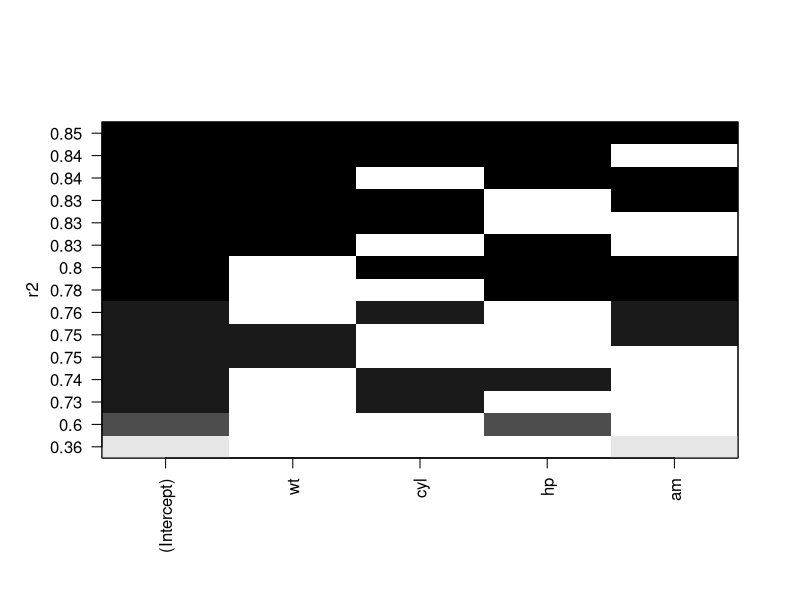
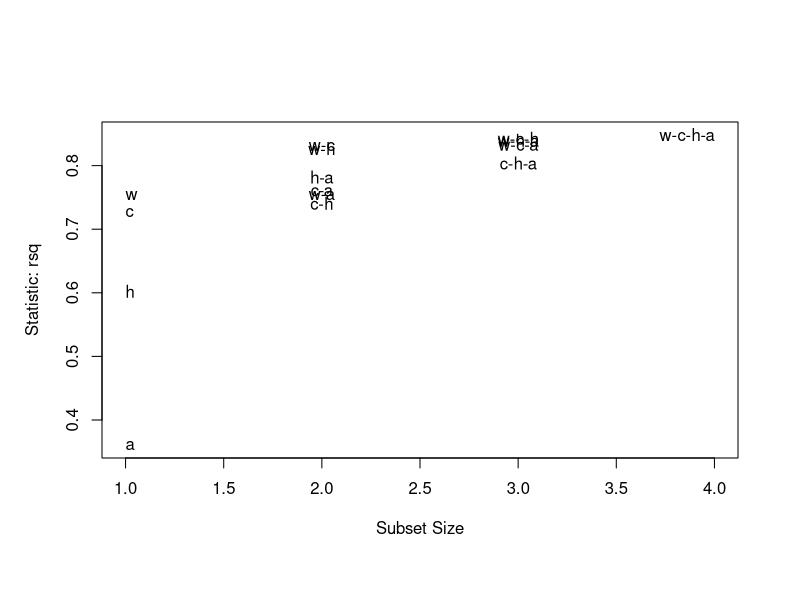

Reproduce these figures in R, in order. (Note: this script raises an error after producing the figures.)
#stepwise regression
library(MASS)
names(mtcars)
(fit= lm(mpg~wt+cyl+hp+am, data=mtcars))
step= stepAIC(fit,direction='both')
step$anova
#leaps(all subset regression)
library(leaps)
leaps= regsubsets(mpg~wt+cyl+hp+am,data= mtcars,nbest = 10)
leaps
summary(leaps)
plot(leaps,scale = "r2")
library(car)
subsets(leaps,statistic  ="rsq")
